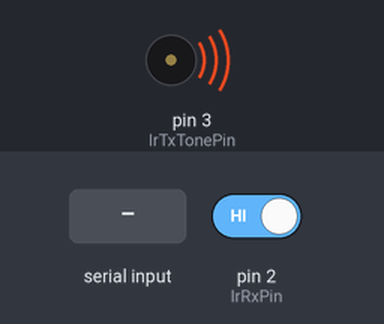
Recording of a sketch running on a simulated Arduino Uno, built with avr-gcc and run on an emulated ATmega328P. On the bench: buzzer (waves = sounding). The inputs (shaded band) are chosen by the test bench; at power-on: pin 2 (IrRxPin) HIGH. What the sketch prints to the serial monitor is not drawn.

Above: at 1.2 s.
1.3 s: pin 2 (IrRxPin) driven LOW
2.8 s: "90,45\n" received over Serial
Timing chart, 0 to 5.8 s (numbered marks = the images above; inputs shaded):
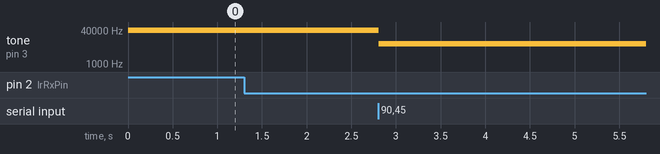

The sketch:

IrProximityDemo.ino
```cpp
#include <TimerOne.h>

const uint8_t IrRxPin = 2;
const uint8_t IrTxTonePin = 3;
const uint8_t IrTxDataPin = 12;
const unsigned long IrTxTime = 5000;

unsigned int irTxFrequency = 38000;

// toggle the IrTxDataPin each time called
// this is attached to TimerOne interrupts,
// that occur every IrTxTime microseconds
void ping() {
  static bool pingState = false;
  static uint8_t highDelayCount = 0;
  const uint8_t HighDelay = 10;

  if (pingState) {
    pingState = false;
    digitalWrite(IrTxDataPin, LOW);
  }
  else {
    if (highDelayCount++ > HighDelay) {
      pingState = true;
      digitalWrite(IrTxDataPin, HIGH);
      highDelayCount = 0;
    }
  }

}

void setup() {
  // configure the pins
  pinMode(IrRxPin, INPUT);
  pinMode(IrTxTonePin, OUTPUT);
  digitalWrite(IrTxDataPin, LOW);
  pinMode(IrTxDataPin, OUTPUT);

  tone(IrTxTonePin, irTxFrequency);

  // set up TimerOne timebase to IrTxTime microseconds
  Timer1.initialize(IrTxTime);
  // attach ping() function to the TimerOne interrupt
  Timer1.attachInterrupt(ping);

  Serial.begin(57600);
  Serial.println("Initialized");
  Serial.print("Enter Frequency: ");

}

void loop() {
  static String freqString = "";
  static uint8_t count = 0;

  while (Serial.available() > 0) {
    char c = Serial.read();
    if (isDigit(c)) {
      freqString += c;
    }
    else if (c == '\n') {
      Serial.println();
      Serial.print("Frequency: ");
      irTxFrequency = freqString.toInt();
      Serial.println(irTxFrequency);
      tone(IrTxTonePin, irTxFrequency);
      freqString = "";
    }
  }

  if (digitalRead(IrRxPin) == LOW) {
    Serial.print("Ping ");
    Serial.println(count++);
  }
}
```

Measured:
- after the input at 2.8 s, tone on pin 3 (IrTxTonePin): 38000 Hz → 9045 Hz at once
